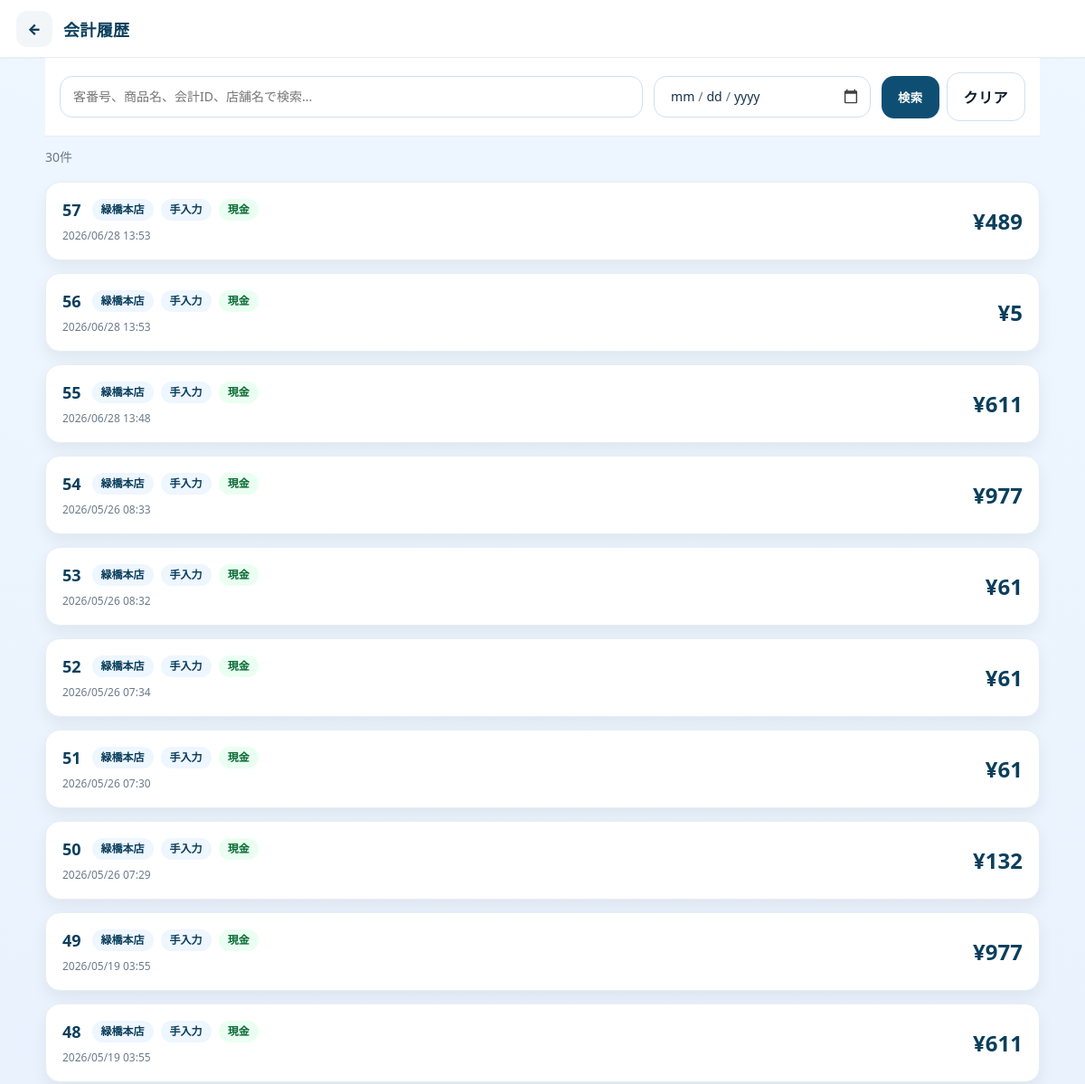
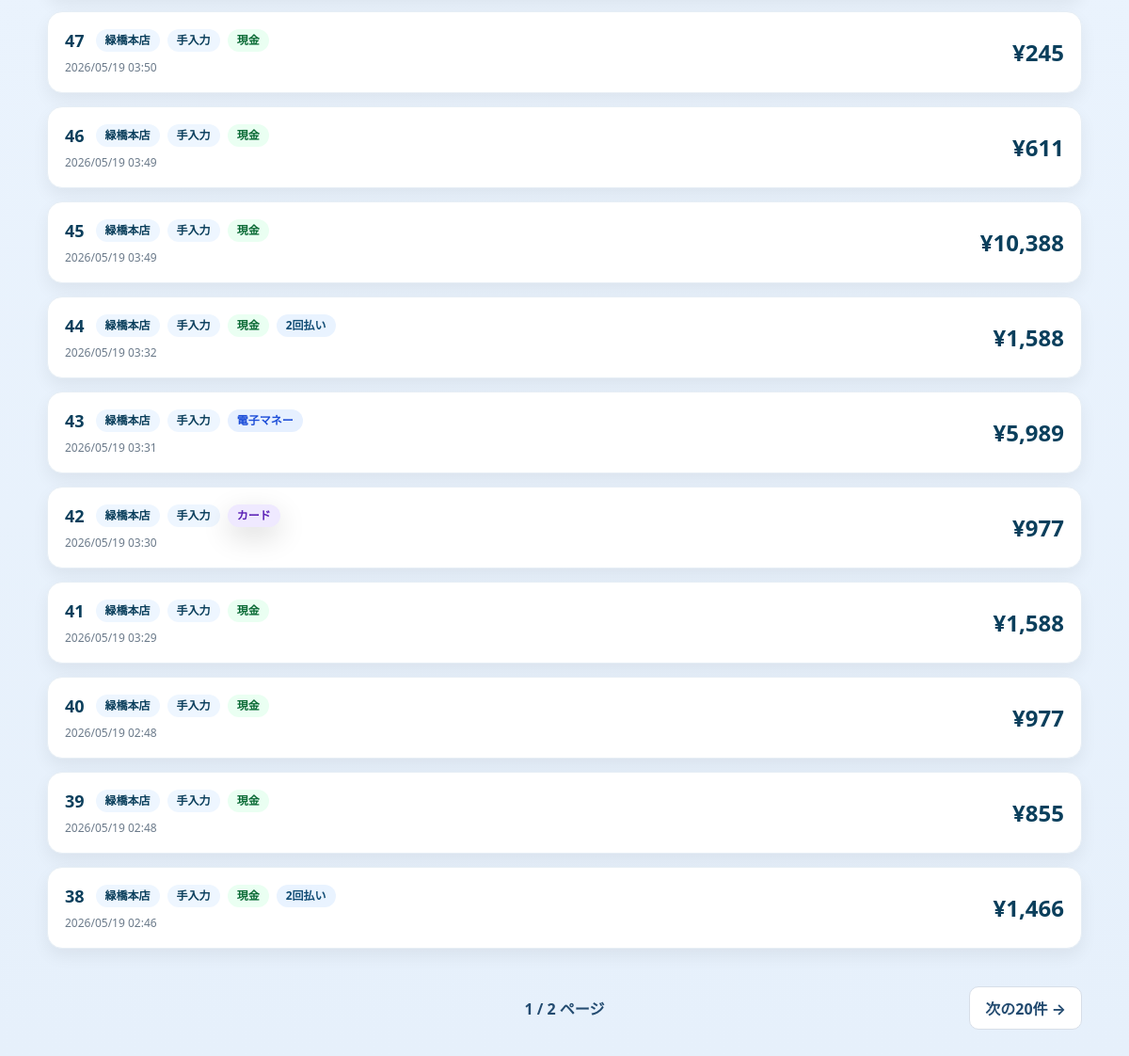
The page /public/history (signed in) on the database its author committed (2 pictures, top to bottom).
### tables this page shows
CREATE TABLE `bill` (
  `bill_id` bigint(20) NOT NULL AUTO_INCREMENT COMMENT '???vID?i?̔ԁj',
  `order_bill_id` bigint(20) NOT NULL,
  `store_id` char(2) NOT NULL COMMENT '?X??ID',
  `bill_time` datetime NOT NULL COMMENT '???v????????',
  `subtotal_amount` int(11) NOT NULL COMMENT '?Ŕ????v',
  `discount_amount` int(11) NOT NULL COMMENT '???????v',
  `tax_amount` int(11) NOT NULL COMMENT '??????',
  `total_amount` int(11) NOT NULL COMMENT '?ō????v',
  `split_mode` varchar(20) NOT NULL DEFAULT 'NONE' COMMENT '会計分割方法（NONE、EQUAL、ITEM）',
  PRIMARY KEY (`bill_id`),
  KEY `idx_bill_order_bill_id` (`order_bill_id`),
  KEY `idx_bill_store_id` (`store_id`),
  KEY `idx_bill_bill_time` (`bill_time`),
  CONSTRAINT `fk_bill_order_bill` FOREIGN KEY (`order_bill_id`) REFERENCES `order_bill` (`order_bill_id`) ON UPDATE CASCADE,
  CONSTRAINT `fk_bill_store` FOREIGN KEY (`store_id`) REFERENCES `stores` (`store_id`) ON UPDATE CASCADE
);

### src/Views/history/index.php (the view, shortened to what the rows shown need)
<?php
$BASE_URL = '/regi/public';
$bills = is_array($bills ?? null) ? $bills : [];
$pagination = $pagination ?? [
    'page'       => 1,
    'perPage'    => 20,
    'totalCount' => 0,
    'totalPages' => 1,
    'hasPrev'    => false,
    'hasNext'    => false,
    'prevPage'   => 1,
    'nextPage'   => 1,
];
$currentKeyword = trim((string)($_GET['keyword'] ?? ''));
$currentDate = trim((string)($_GET['date'] ?? ''));
function historyIndexH(mixed $value): string
{
    return htmlspecialchars(
        (string)$value,
        ENT_QUOTES,
        'UTF-8'
    );
}
function historyIndexPayClass(string $payMethod): string
{
    return match (strtoupper(trim($payMethod))) {
        'CASH'             => 'cash',
        'CARD',
        'CREDIT_CARD'      => 'card',
        'ELECTRONIC_MONEY' => 'emoney',
        'QR',
        'QR_PAYMENT'       => 'qr',
        default            => '',
    };
}
?>
<!doctype html>
<html lang="ja">
<head>
  <link
    rel="stylesheet"
    href="<?= historyIndexH($BASE_URL) ?>/assets/css/app.css"
  >
  <link
    rel="stylesheet"
    href="<?= historyIndexH($BASE_URL) ?>/assets/css/history.css?v=8"
  >
</head>
<body>
<div class="history-page">
  <header class="app-header">
    <div class="app-header__left">
      <a
        class="app-back"
        href="<?= historyIndexH($BASE_URL) ?>/home"
        aria-label="戻る"
      >
        ←
      </a>
      <h1 class="app-title">
        会計履歴
      </h1>
    </div>
  </header>
  <form
    class="history-filters"
    method="get"
    action="<?= historyIndexH($BASE_URL) ?>/history"
  >
    <div class="history-search">
      <input
        class="input"
        type="text"
        id="historySearchInput"
        name="keyword"
        value="<?= historyIndexH($currentKeyword) ?>"
        placeholder="客番号、商品名、会計ID、店舗名で検索..."
      >
    </div>
    <div class="history-date">
      <input
        class="input"
        type="date"
        id="historyDateInput"
        name="date"
        value="<?= historyIndexH($currentDate) ?>"
      >
    </div>
    <div class="history-filter-actions">
      <button
        class="btn btn-primary"
        type="submit"
      >
        検索
      </button>
      <a
        class="btn btn-outline"
        href="<?= historyIndexH($BASE_URL) ?>/history"
      >
        クリア
      </a>
    </div>
  </form>
  <div class="history-result-summary">
    <?= number_format((int)($pagination['totalCount'] ?? 0)) ?>件
  </div>
  <div
    class="history-list"
    id="historyList"
  >
    <?php if ($bills !== []): ?>
      <?php foreach ($bills as $bill): ?>
        <?php
        $billId = (string)($bill['billId'] ?? '');
        $payMethod = (string)($bill['payMethod'] ?? '');
        $payLabel = (string)($bill['payLabel'] ?? '');
        $payClass = historyIndexPayClass($payMethod);
        $storeName = trim((string)($bill['storeName'] ?? ''));
        $storeId = trim((string)($bill['storeId'] ?? ''));
        $storeText = $storeName !== ''
            ? $storeName
            : $storeId;
        $customerIdText = (string)(
            $bill['customerIdText']
            ?? '手入力'
        );
        $datetime = (string)($bill['datetime'] ?? '');
        $total = (int)($bill['total'] ?? 0);
        $paymentCount = (int)(
            $bill['paymentCount']
            ?? $bill['payment_count']
            ?? 0
        );
        $detailUrl =
            $BASE_URL
            . '/history/detail?bill_id='
            . rawurlencode($billId);
        ?>
        <button
          type="button"
          class="history-card"
          data-history-detail-url="<?= historyIndexH($detailUrl) ?>"
          data-bill-id="<?= historyIndexH($billId) ?>"
          aria-label="会計ID <?= historyIndexH($billId) ?> の詳細を表示"
        >
          <div class="history-card-left">
            <div class="history-card-top">
              <div class="history-id">
                <?= historyIndexH($billId) ?>
              </div>
              <div class="history-chips">
                <?php if ($storeText !== ''): ?>
                  <span class="history-chip">
                    <?= historyIndexH($storeText) ?>
                  </span>
                <?php endif; ?>
                <span class="history-chip">
                  <?= historyIndexH($customerIdText) ?>
                </span>
                <?php if ($payLabel !== ''): ?>
                  <span
                    class="history-chip <?= historyIndexH($payClass) ?>"
                  >
                    <?= historyIndexH($payLabel) ?>
                  </span>
                <?php endif; ?>
                <?php if ($paymentCount > 1): ?>
                  <span class="history-chip multiple">
                    <?= $paymentCount ?>回払い
                  </span>
                <?php endif; ?>
              </div>
            </div>
            <div class="history-card-sub">
              <?= historyIndexH($datetime) ?>
            </div>
          </div>
          <div class="history-card-right">
            <div class="history-amount">
              ¥<?= number_format($total) ?>
            </div>
          </div>
        </button>
      <?php endforeach; ?>
    <?php else: ?>
      <div class="history-empty">
        会計履歴がありません。
      </div>
    <?php endif; ?>
  </div>
  <?php if ((int)($pagination['totalPages'] ?? 1) > 1): ?>
    <?php
    $pageQueryBase = [];
    $nextQuery = http_build_query(
        array_merge(
            $pageQueryBase,
            [
                'page' => (int)($pagination['nextPage'] ?? 1),
            ]
        )
    );
    ?>
    <nav
      class="history-pagination"
      aria-label="会計履歴のページ移動"
    >
      <span class="history-page-current">
        <?= (int)($pagination['page'] ?? 1) ?>
        /
        <?= (int)($pagination['totalPages'] ?? 1) ?>
        ページ
      </span>
      <div class="history-pagination-side history-pagination-side--right">
        <?php if (!empty($pagination['hasNext'])): ?>
          <a
            class="history-page-btn"
            href="<?= historyIndexH($BASE_URL) ?>/history?<?= historyIndexH($nextQuery) ?>"
          >
            次の20件 →
          </a>
        <?php endif; ?>
      </div>
    </nav>
  <?php endif; ?>
</div>
</body>
</html>

### public/index.php (shortened to what the rows shown need)
<?php
$ROOT = dirname(__DIR__);
$BASE_PATH = '/regi/public';
$method = $_SERVER['REQUEST_METHOD'] ?? 'GET';
$uri = $_SERVER['REQUEST_URI'] ?? '/';
$path = parse_url($uri, PHP_URL_PATH) ?? '/';
if ($BASE_PATH !== '' && str_starts_with($path, $BASE_PATH)) {
    $path = substr($path, strlen($BASE_PATH));
}
$path = $path === '' ? '/' : $path;
$routesFile = $ROOT . '/src/Routes/web.php';
$routes = require $routesFile;
function compile_route(string $routePath): array
{
    preg_match_all('#\{([a-zA-Z_][a-zA-Z0-9_]*)\}#', $routePath, $m);
    $paramNames = $m[1] ?? [];
    $pattern = preg_replace('#\{[a-zA-Z_][a-zA-Z0-9_]*\}#', '([^/]+)', $routePath);
    $pattern = '#^' . $pattern . '$#';
    return [$pattern, $paramNames];
}
foreach ($routes as $route) {
    [$routeMethod, $routePath, $handler] = $route;
    $routeMethod = strtoupper((string)$routeMethod);
    if ($routeMethod !== $method) {
        continue;
    }
    $routePath = (string)$routePath;
    [$pattern, $paramNames] = compile_route($routePath);
    if (!preg_match($pattern, $path, $matches)) {
        continue;
    }
    array_shift($matches);
    $params = [];
    [$class, $action] = explode('@', $handler, 2);
    $class = trim($class);
    $action = trim($action);
    $controller = new $fullClass();
    $args = array_values($params);
    $controller->$action(...$args);
    exit;
}

### rows shown on the page
bill: bill_id "57", storeText "緑橋本店", customerIdText "手入力", payLabel "現金", datetime "2026/06/28 13:53", total_amount "489"
bill: bill_id "56", storeText "緑橋本店", customerIdText "手入力", payLabel "現金", datetime "2026/06/28 13:53", total_amount "5"
bill: bill_id "55", storeText "緑橋本店", customerIdText "手入力", payLabel "現金", datetime "2026/06/28 13:48", total_amount "611"
bill: bill_id "54", storeText "緑橋本店", customerIdText "手入力", payLabel "現金", datetime "2026/05/26 08:33", total_amount "977"
bill: bill_id "53", storeText "緑橋本店", customerIdText "手入力", payLabel "現金", datetime "2026/05/26 08:32", total_amount "61"
bill: bill_id "52", storeText "緑橋本店", customerIdText "手入力", payLabel "現金", datetime "2026/05/26 07:34", total_amount "61"
bill: bill_id "51", storeText "緑橋本店", customerIdText "手入力", payLabel "現金", datetime "2026/05/26 07:30", total_amount "61"
bill: bill_id "50", storeText "緑橋本店", customerIdText "手入力", payLabel "現金", datetime "2026/05/26 07:29", total_amount "132"
bill: bill_id "49", storeText "緑橋本店", customerIdText "手入力", payLabel "現金", datetime "2026/05/19 03:55", total_amount "977"
bill: bill_id "48", storeText "緑橋本店", customerIdText "手入力", payLabel "現金", datetime "2026/05/19 03:55", total_amount "611"
bill: bill_id "47", storeText "緑橋本店", customerIdText "手入力", payLabel "現金", datetime "2026/05/19 03:50", total_amount "245"
bill: bill_id "46", storeText "緑橋本店", customerIdText "手入力", payLabel "現金", datetime "2026/05/19 03:49", total_amount "611"
bill: bill_id "45", storeText "緑橋本店", customerIdText "手入力", payLabel "現金", datetime "2026/05/19 03:49", total_amount "10,388"
bill: bill_id "44", storeText "緑橋本店", customerIdText "手入力", payLabel "現金", paymentCount "2", datetime "2026/05/19 03:32", total_amount "1,588"
bill: bill_id "43", storeText "緑橋本店", customerIdText "手入力", payLabel "電子マネー", datetime "2026/05/19 03:31", total_amount "5,989"
bill: bill_id "42", storeText "緑橋本店", customerIdText "手入力", payLabel "カード", datetime "2026/05/19 03:30", total_amount "977"
bill: bill_id "41", storeText "緑橋本店", customerIdText "手入力", payLabel "現金", datetime "2026/05/19 03:29", total_amount "1,588"
bill: bill_id "40", storeText "緑橋本店", customerIdText "手入力", payLabel "現金", datetime "2026/05/19 02:48", total_amount "977"
bill: bill_id "39", storeText "緑橋本店", customerIdText "手入力", payLabel "現金", datetime "2026/05/19 02:48", total_amount "855"
bill: bill_id "38", storeText "緑橋本店", customerIdText "手入力", payLabel "現金", paymentCount "2", datetime "2026/05/19 02:46", total_amount "1,466"

### other values the page prints
$pagination['totalCount'] "30"
$pagination['page'] "1"
$pagination['totalPages'] "2"
